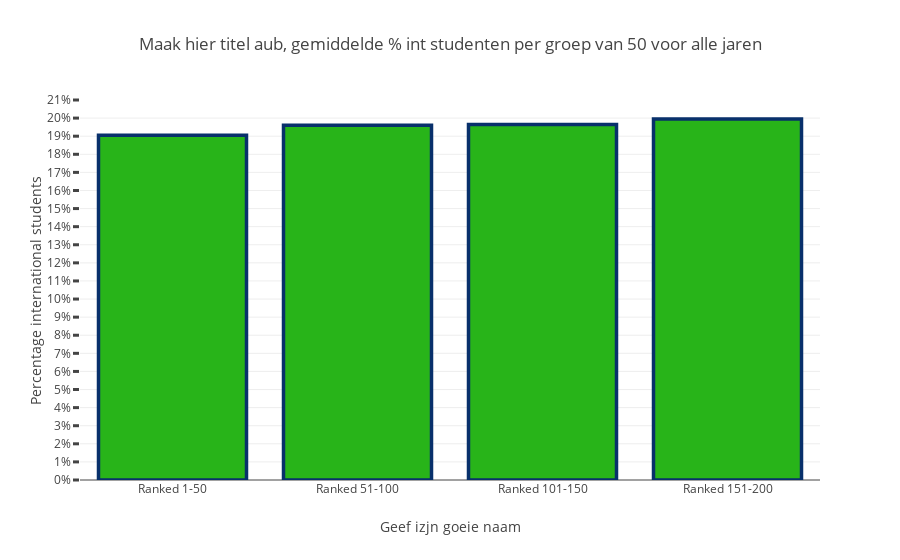

The cell this chart's notebook holds for it:
### Code cell
data = [go.Bar(
            x= ['Ranked 1-50', 'Ranked 51-100', 'Ranked 101-150', 'Ranked 151-200'],
            y= [mean_grouped[0], mean_grouped[1], mean_grouped[2], mean_grouped[3]],
            marker=dict(
                color='rgb(40, 180, 25)',
                line=dict(
                color='rgb(8,48,107)',
                width=3.5),
            ),
    )]


layout = go.Layout(
    title = 'Maak hier titel aub, gemiddelde % int studenten per groep van 50 voor alle jaren',
    yaxis = go.layout.YAxis(
        tickmode = 'linear',
        ticksuffix = "%",
        ticklen= 6,
        tickwidth= 3,
        title = 'Percentage international students'
    ),
    xaxis = go.layout.XAxis(
        title = 'Geef izjn goeie naam'
    ),
)
fig = go.Figure(data=data, layout=layout)
iplot(fig, filename='basic-bar')

### Figure 1 — Plotly figure (JSON) as saved in the notebook; plotly's stock layout.template omitted (floating-point values rounded to 4 significant figures)
{"data": [{"marker": {"color": "rgb(40, 180, 25)", "line": {"color": "rgb(8,48,107)", "width": 3.5}}, "type": "bar", "uid": "ecd940da-390a-45e0-bfd7-5f1c9426e282", "x": ["Ranked 1-50", "Ranked 51-100", "Ranked 101-150", "Ranked 151-200"], "y": [19.05, 19.6, 19.65, 19.95]}], "layout": {"title": {"text": "Maak hier titel aub, gemiddelde % int studenten per groep van 50 voor alle jaren"}, "xaxis": {"title": {"text": "Geef izjn goeie naam"}}, "yaxis": {"ticklen": 6, "tickmode": "linear", "ticksuffix": "%", "tickwidth": 3, "title": {"text": "Percentage international students"}}}}
